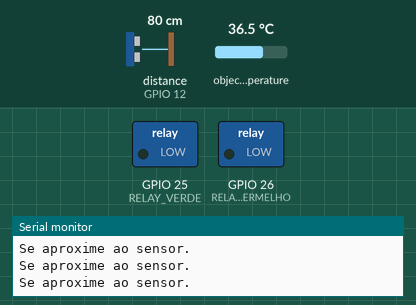
A sketch run on a simulated ESP32. Shown: switched loads named in the sketch (green lamp = pin HIGH), the last lines printed to the serial monitor. The inputs (shaded band) are chosen by the test bench; at power-on: distance to the obstacle (sensor on GPIO 12) 80 cm, object temperature 36.5 °C. The echo pulse lasts 58.3 µs per cm.

Above: at 4.2 s.
4.3 s: distance to the obstacle (sensor on GPIO 12) set to 11 cm
7.3 s: distance to the obstacle (sensor on GPIO 12) set to 8 cm
At 10.9 s:
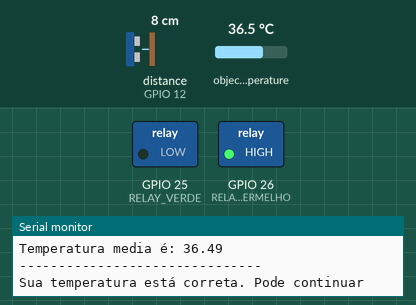
Timing chart, 0 to 18.8 s (numbered marks = the images above; inputs shaded):
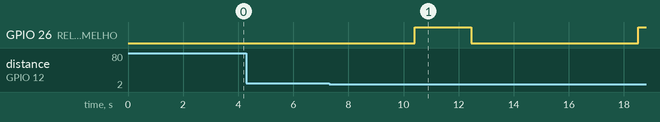

The sketch:

coronga-finder-V4.0.ino
```cpp
// Bibioteca do sensor de tempCorperatura
#include <Wire.h>
#include <Adafruit_MLX90614.h>
// Bibioteca do sensor de distancia
#include <Ultrasonic.h>
///////////////////////////////////////////////////////////

// Definindo pinos do sensor de distancia /////////////////
#define PINOTRIGGER 13
#define PINOECHO 12
///////////////////////////////////////////////////////////

// Definindo pinos do relay ///////////////////////////////
#define RELAY_VERMELHO 26
#define RELAY_VERDE 25
///////////////////////////////////////////////////////////

// Define constantes //////////////////////////////////////
#define MINDIST 0
#define MAXDIST 10
#define MINTEMP 30
#define MAXTEMP 37
#define MINNORMALTEMP 30
#define MAXNORMALTEMP 60
#define TOTALREADTEMP 40
///////////////////////////////////////////////////////////

// Variaveis obtidas na leitura ///////////////////////////
float dist, tempCorp, tempAmb, sumTemp, medTemp;
float readTemp[TOTALREADTEMP];
int loopReadTemp;
///////////////////////////////////////////////////////////

// Cria objeto do sensor de distancia /////////////////////
Ultrasonic ultrasonic(PINOTRIGGER, PINOECHO);
///////////////////////////////////////////////////////////

// Cria objeto do sensor de tempCorperatura e umidade /////////
Adafruit_MLX90614 mlx = Adafruit_MLX90614();
///////////////////////////////////////////////////////////

// Ler distância //////////////////////////////////////////
float lerDistancia () {
  long microsec = ultrasonic.timing();
  return ultrasonic.convert(microsec, Ultrasonic::CM);
}
//////////////////////////////////////////////////////////

// Ler temperatura ///////////////////////////////////
float lerTemp () {
  return mlx.readObjectTempC();
}
//////////////////////////////////////////////////////////

// Print distância lida ///////////////////////////////
void printDist () {
  Serial.print("Distancia em cm: ");
  Serial.println(dist);
}
//////////////////////////////////////////////////////////

// Print tempCorperatura lida ///////////////////////////////
void printTemp () {
  Serial.print("Temperatura: ");
  Serial.print(tempCorp);
  Serial.println(" *C");
}
//////////////////////////////////////////////////////////

// Ordena vetor temperatura /////////////////////////////
void ordenar () {
  int count, indice, i_maior, auxiliar;
  for (count = TOTALREADTEMP - 1; count > 0; count--) {
    for (indice = 1, i_maior = 0; indice < TOTALREADTEMP; indice++) {
      if(readTemp[indice] < readTemp[i_maior]) {
        i_maior = indice;
      }
    }
    auxiliar = readTemp[i_maior];
    readTemp[i_maior] = readTemp[indice];
    readTemp[indice] = auxiliar;
  }
}
//////////////////////////////////////////////////////////

// função que le x temperaturas para um vetor
//////////////////////////////////////////////////////////
void lerVet () {
  for(int i = 0; i < TOTALREADTEMP; i++){
      readTemp[i] = lerTemp();
      Serial.print("Temperatura n");
      Serial.print(i+1);
      Serial.print(": ");
      Serial.println(readTemp[i]);
      delay(50);
    }
}
//////////////////////////////////////////////////////////

//////////////////////////////////////////////////////////////////
// função que calcula media somente com os valores dentro da faixa
// de valores aceitaveis /////////////////////////////////////////
//////////////////////////////////////////////////////////////////
float calcMedia () {
  int i, j, k;
  k = 0;
  sumTemp = 0;
  int equilibrio = floor((TOTALREADTEMP/3) * 2);
  for(i = j = TOTALREADTEMP - equilibrio; i < equilibrio; i++){
    if (MINNORMALTEMP < readTemp[i] && readTemp[i] < MAXNORMALTEMP){
      sumTemp += readTemp[i];
      j++;
      k++;
    }
  }
  if (!k) return 0;

  return sumTemp / k;
}


// Liga o led verde //////////////////////////////////////
void onGreenLed () {
  digitalWrite(RELAY_VERMELHO, HIGH);
}
//////////////////////////////////////////////////////////

// Liga o led vermelho ///////////////////////////////////
void onRedLed () {
  digitalWrite(RELAY_VERDE, HIGH);
}
//////////////////////////////////////////////////////////

// Desliga o led verde ///////////////////////////////////
void offGreenLed () {
  digitalWrite(RELAY_VERMELHO, LOW);
}
//////////////////////////////////////////////////////////

// Desliga o led vermelho ///////////////////////////////
void offRedLed () {
  digitalWrite(RELAY_VERDE, LOW);
}
//////////////////////////////////////////////////////////

// funcao setup //////////////////////////////////////////
void setup() {
  // Definindo os modos dos pinos
  pinMode(RELAY_VERMELHO, OUTPUT);
  pinMode(RELAY_VERDE, OUTPUT);

  Serial.begin(9600);
  Serial.println();
  Serial.print("Iniciando dispositivos");
  mlx.begin();
  for(int i = 0; i < 3; i++){
    delay(500);
    Serial.print(".");
  }
  Serial.println();

  Serial.print("Iniciando leituras");
  for(int i = 0; i < 3; i++){
    delay(500);
    Serial.print(".");
  }
  Serial.println();

}
//////////////////////////////////////////////////////////

// funcao principal, o loop /////////////////////////////
void loop() {
  dist = lerDistancia();
  while ( !( MINDIST < dist && dist < MAXDIST ) ){
    dist = lerDistancia();
    Serial.println("Se aproxime ao sensor.");
  }
  delay(1000);
  for (loopReadTemp = 0; loopReadTemp < 5; loopReadTemp++) {

    Serial.println("-------------------------------");

    lerVet();

    Serial.println("-------------------------------");

    ordenar();

    medTemp = calcMedia();

    Serial.print("Temperatura media é: ");
    Serial.println(medTemp);

    Serial.println("-------------------------------");

    if ( MINTEMP < medTemp && medTemp < MAXTEMP ){
      onGreenLed();
      Serial.println("Sua temperatura está correta. Pode continuar");
      delay(2000);
      break;
    }

    if ( MAXTEMP < medTemp ){
      onRedLed();
      Serial.println("Sua temperatura não está bem.");
      delay(2000);
      break;
    }
  }
  if (loopReadTemp == 5 || !medTemp) Serial.println("Sua medição falhou!");

  offRedLed();
  offGreenLed();
  delay(3000);
}
//////////////////////////////////////////////////////////
```

Measured:
- the behaviour switches between 10 and 9 cm on distance to the obstacle (sensor on GPIO 12) (found by bisection; images 0 and 1)
- after the input at 7.3 s, GPIO 26 (RELAY_VERMELHO): LOW → HIGH after 3.1 s, → LOW 2.0 s later, → HIGH 6.1 s later
